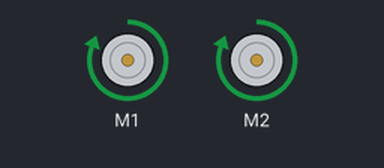
Simulated run of this program. Board: Raspberry Pi (BCM pin numbers). Parts: 2 × DC motor (green arrow = forward, orange = backward, longer = faster). At 10.0 s the program stops and its outputs stay as they are.

Above: at 0.1 s.
At 5.1 s:
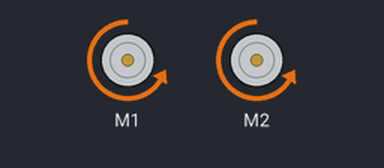
At 10.1 s:
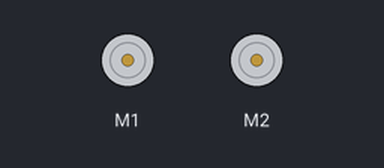
Timing chart, 0 to 11.5 s (numbered marks = the images above):
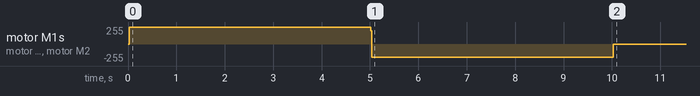

The program:

motor_test.py
```python
#!/usr/bin/python3

from Adafruit_MotorHAT import Adafruit_MotorHAT, Adafruit_DCMotor
from time import sleep


if __name__ == "__main__":
  motor_driver = Adafruit_MotorHAT(addr=0x60)

  left_motor = motor_driver.getMotor(1)
  right_motor = motor_driver.getMotor(2)

  left_motor.setSpeed(255)
  right_motor.setSpeed(255)

  left_motor.run(Adafruit_MotorHAT.FORWARD)
  right_motor.run(Adafruit_MotorHAT.FORWARD)

  sleep(5)

  left_motor.setSpeed(200)
  right_motor.setSpeed(200)

  left_motor.run(Adafruit_MotorHAT.BACKWARD)
  right_motor.run(Adafruit_MotorHAT.BACKWARD)

  sleep(5)

  left_motor.run(Adafruit_MotorHAT.RELEASE)
  right_motor.run(Adafruit_MotorHAT.RELEASE)
```
